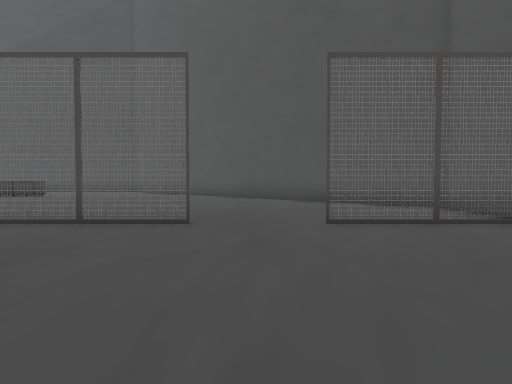
view 1 (above)

23 first-person views from a walk through a 3-D level made in the Unity game engine. The camera is 1.3 m above the floor, tilts 2° down and sees 70° across. The floor is counted in squares, 2 m on a side. Each view is taken from the middle of a square. On the plan, view 1 faces up. The plan holds only what a view shows up to about 11 squares ahead; the rest is blank. The place goes on beyond the plan. The player is left out. Some animated figures are not drawn.

view 2
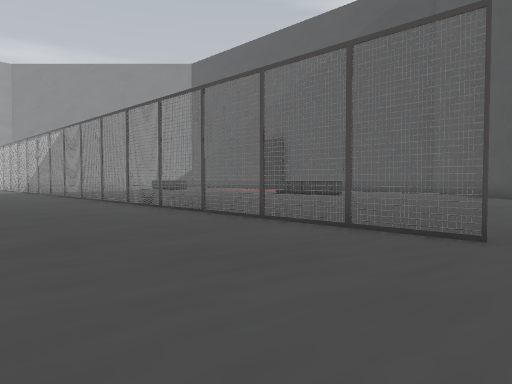

view 3
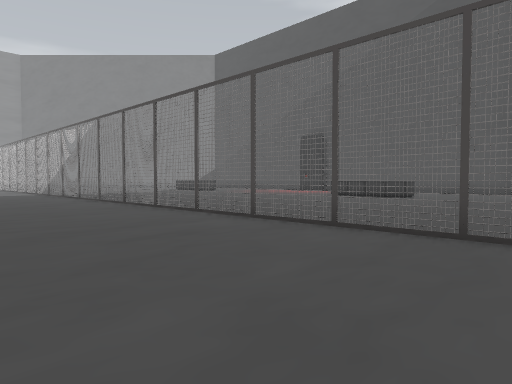

view 4
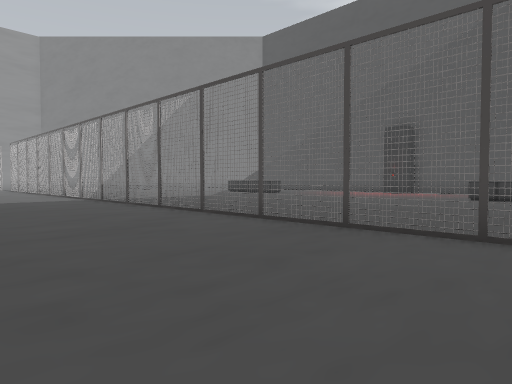

view 5
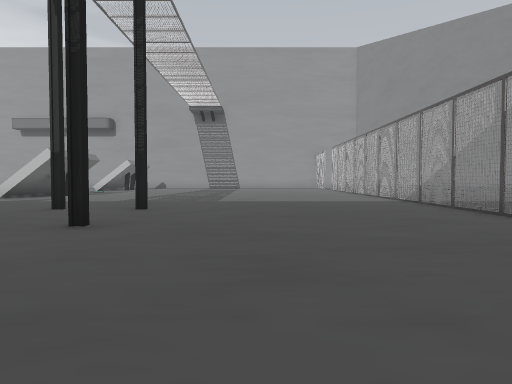

view 6
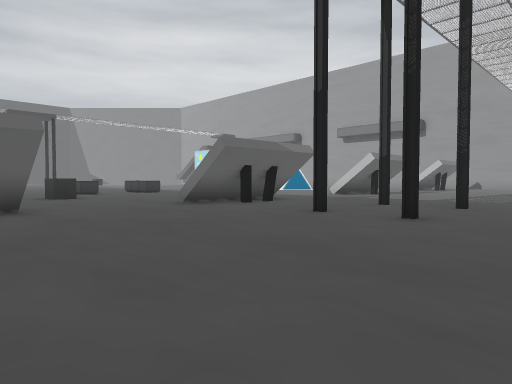

view 7
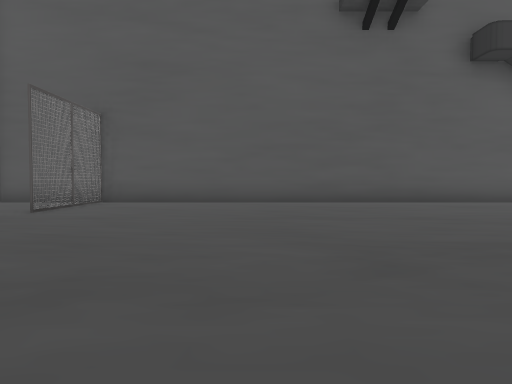

view 8
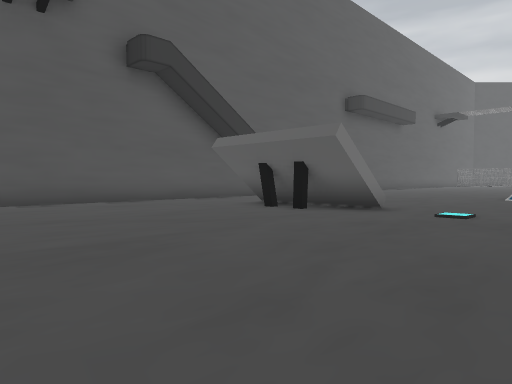

view 9
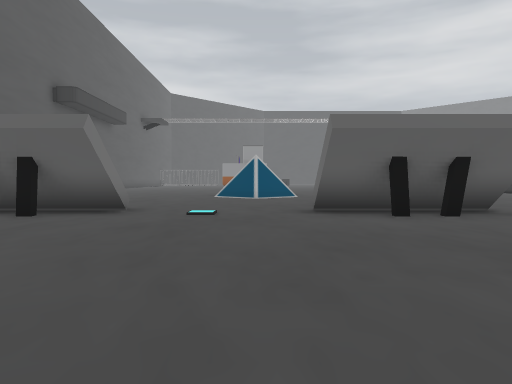

view 10
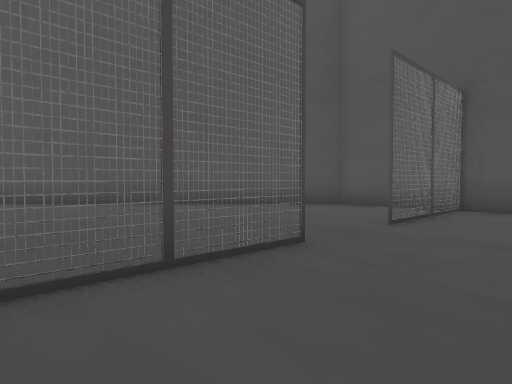

view 11
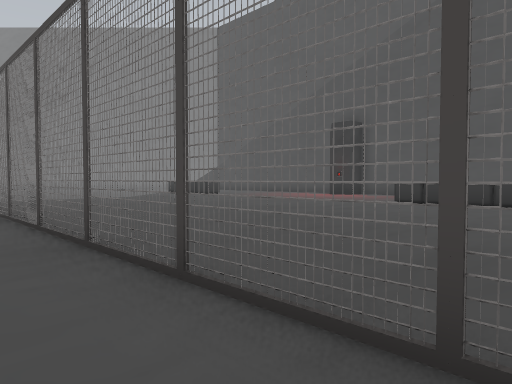

view 12
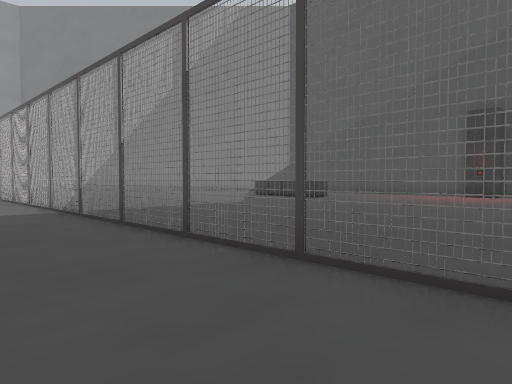

view 13
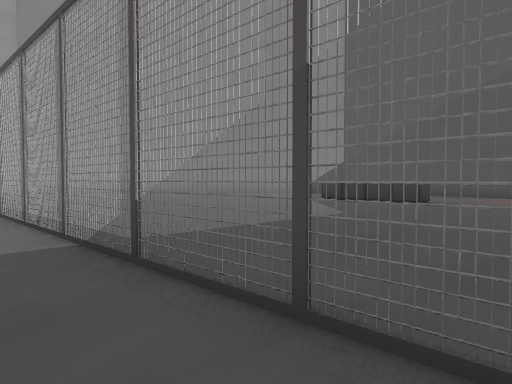

view 14
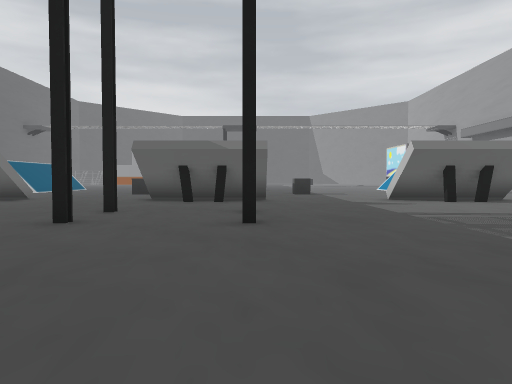

view 15
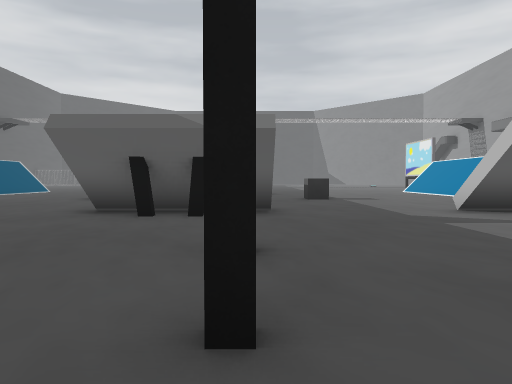

view 16
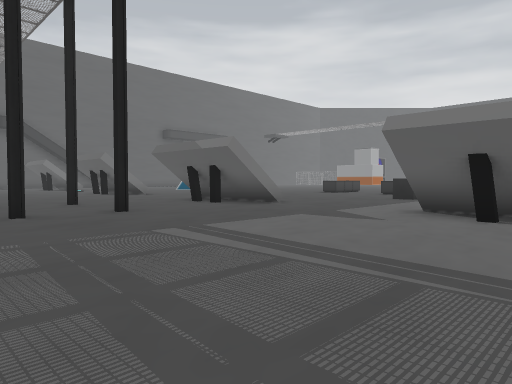

view 17
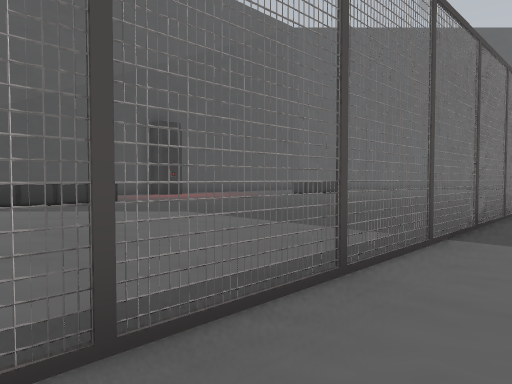

view 18
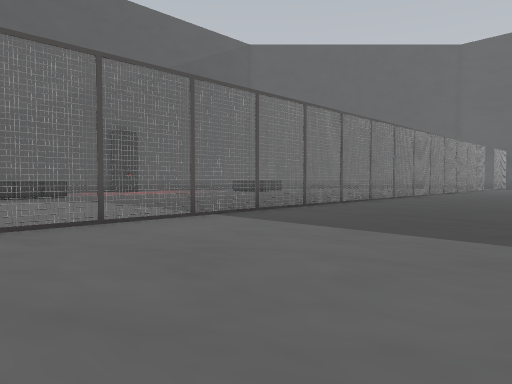

view 19
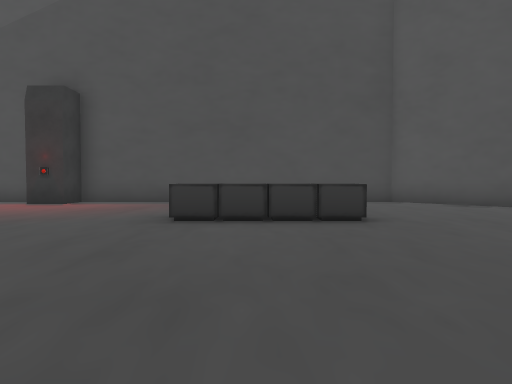

view 20
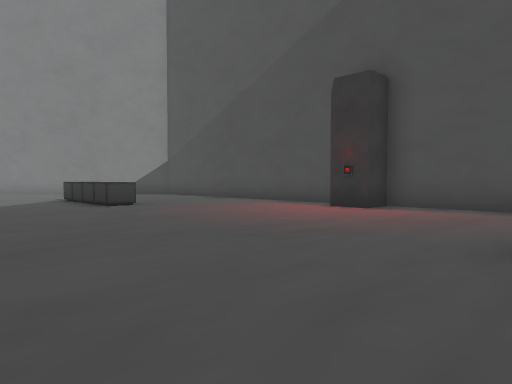

view 21
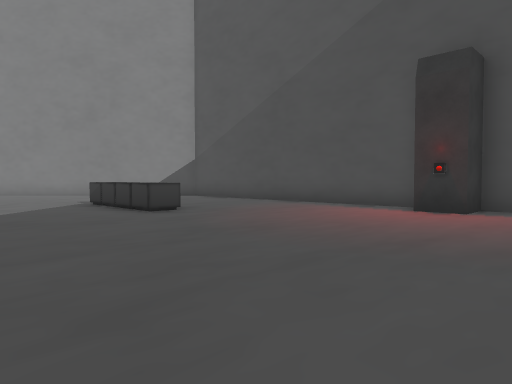

view 22
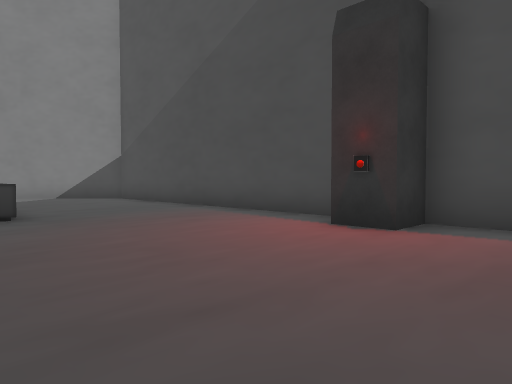

view 23
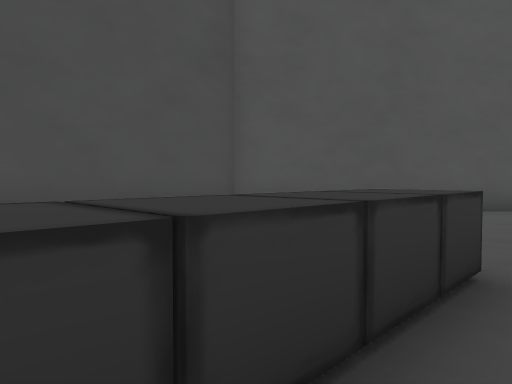

### Floor plan
Key: @ floor where view 1 was taken; # wall or solid block; x gap in a wall; . floor; ^ raised ledge; T thing the floor can be seen under or through; O other object.
Columns run from 24 left of view 1 to 5 right of it. Each row starts with its distance up from view 1.
 19  ###################
 18  .......OO...    ..##
 17 .............    ...##
 16 .............   .....##
 15 .............   ......##
 14 ..^^^........^^^.......##
 13 ........................##
 12 .........................##
 11 ..........................##
 10 ...........................##
  9 ............................##
  8 .............................#
  7 .............................#
  6 .............................#
  5 TTTTxxTTTTTTx#xTTTTTTxTT.TTTT#
  4 .............................#
  3 .............................#
  2 .............................#
  1 ................. ...........#
  0 ................. ......@....#
 -1 .......#..#...... ...........#
 -2 .............................#
 -3 .......#..#..................#
 -4  ............................#
 -5  ............................#
 -6 .............................#
 -7 ###....####....###..O.####.
 -8    .....  .....   .....
 -9   ......   ....   .....
-10   .....     ...   .....
-11   .....     ...   .....
-12                     ..

Positions as (right, up) in squares from view 1, and headings:
1: (0, 0), facing up
2: (0, 1), facing up-left
3: (-3, 1), facing up-left
4: (-8, 1), facing up-left
5: (-9, 1), facing left
6: (-8, 1), facing down-left
7: (-6, 1), facing right
8: (-6, 0), facing down-right
9: (-5, 0), facing down
10: (-4, 3), facing up-right
11: (-7, 4), facing up-left
12: (-12, 3), facing up-left
13: (-16, 4), facing up-left
14: (-17, 4), facing down
15: (-17, 0), facing down
16: (-24, 0), facing down-right
17: (-24, 4), facing up-right
18: (-24, 0), facing up-right
19: (-10, 8), facing up
20: (-11, 10), facing up-left
21: (-13, 10), facing up-left
22: (-13, 13), facing up-left
23: (-11, 13), facing up-right
